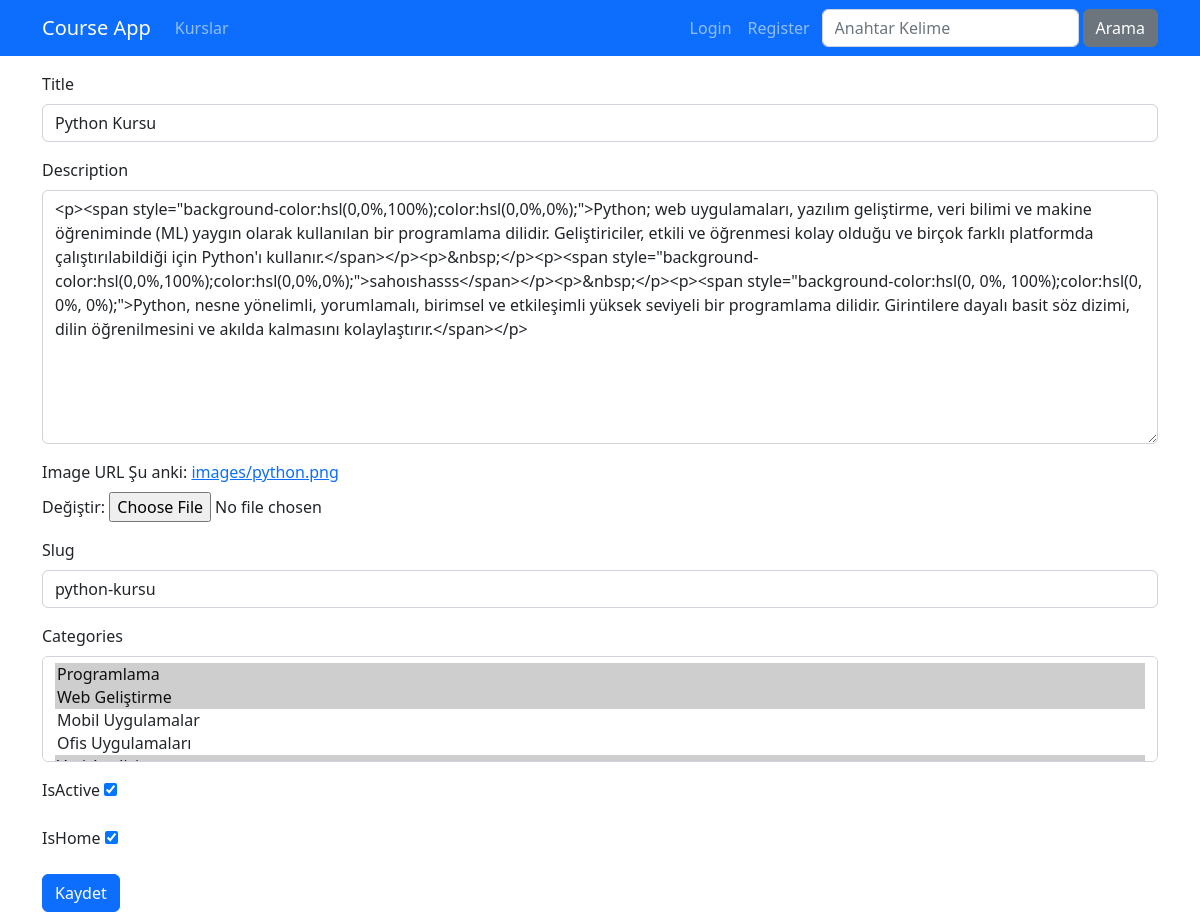
Screenshot of /kurs/course-edit/2 with the database file from the repository.
### Courses/models.py (models this page shows, shortened)
class Course(models.Model):
    title = models.CharField(max_length=50)
    subtitle = models.CharField(max_length=100, default="")
    description = CKEditor5Field(config_name='extends')
    image = models.ImageField(upload_to="images", default="")
    date = models.DateField(auto_now_add=True)
    isActive = models.BooleanField(default=False)
    isHome = models.BooleanField(default=False)
    slug = models.SlugField(default="", blank=True, null=False, unique=True, db_index=True)
    categories = models.ManyToManyField(Category)

### Courses/views.py (the view)
# urls.py: path("course-edit/<int:id>", views.courseEdit, name="course_edit"),
def courseEdit(request, id):
    course = get_object_or_404(Course, pk=id)
    if request.method == "POST":
        form = CourseEditForm(request.POST, request.FILES, instance=course)
        form.save()
        return redirect("course_list")
    else:
        form = CourseEditForm(instance=course)
    return render(request, "courses/course_edit.html", {
        "form": form
    })

### Courses/forms.py
class CourseEditForm(forms.ModelForm):
    class Meta:
        model = Course
        fields = ('title', 'description', 'image', 'slug', 'categories', 'isActive', 'isHome')
        labels = {
            'title': 'Title',
            'description': 'Description',
            'image': 'Image URL',
            'slug': 'Slug'
        }
        widgets = {
            'title': TextInput(attrs={'class': 'form-control'}),
            'description': Textarea(attrs={'class': 'form-control'}),
            'slug': TextInput(attrs={'class': 'form-control'}),
            'categories': SelectMultiple(attrs={'class': 'form-control'})
        }
        error_messages = {
            'title': {
                'required': 'Kurs başlığı girmelisiniz.',
                'max_length': 'Kurs başlığı en fazla 50 karakter olabilir.'
            },
            'description': {
                'required': 'Kurs açıklaması girmelisiniz.'
            }
        }

### Courses/models.py (called while the page is built)
    def __str__(self):
        return f"{self.name}"

### Courses/templates/courses/course_edit.html (shortened to what this page needs)
{% extends "layout.html" %}
{% load static %}
{% block css_files %}
    <link rel="stylesheet" href=" {% static "courses/css/style.css" %} ">
{% endblock css_files %}
{% block content %}
    <div class="container mt-3">
        <div class="row">
            <div class="col-12">
                <form method="POST" novalidate enctype="multipart/form-data">
                    {% include "partials/_form.html" %}
                    <button type="submit" class="btn btn-primary">Kaydet</button>
                </form>
            </div>
        </div>
    </div>
{% endblock content %}

### templates/partials/_form.html (shortened to what this page needs)
{% for field in form %}
    <div class="mb-3 {% if field.errors %}invalid{% endif %}">
        <label for="{{ field.id_for_label }}" class="form-label">{{ field.label }}</label>
        {{ field }}
    </div>
{% endfor %}

### rows the page displays
Course: form "Python Kursu" "<p><span style=\"background-color:hsl(0,0%,100%);color:hsl(0,0%,0%);\">Python; web uygulamaları, yazılım geliştirme, veri bilimi ve makine öğreniminde (ML) yaygın olarak kullanılan bir programlama dilidir. Geliştiriciler, etkili ve öğrenmesi kolay olduğu ve birçok farklı platformda çalıştırılabildiği için Python'ı kullanır.</span></p><p>&nbsp;</p><p><span style=\"background-color:hsl(0,0%,100%);color:hsl(0,0%,0%);\">sahoıshasss</span></p><p>&nbsp;</p><p><span style=\"background-color:hsl(0, 0%, 100%);color:hsl(0, 0%, 0%);\">Python, nesne yönelimli, yorumlamalı, birimsel ve etkileşimli yüksek seviyeli bir programlama dilidir. Girintilere dayalı basit söz dizimi, dilin öğrenilmesini ve akılda…" "python-kursu" "☑" "☑"

### other values shown
{{ field.label }} "Title" "Description" "Image URL" "Slug" "Categories" "IsActive" "IsHome"
